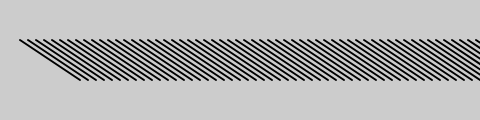
Frame 1 (no input)
Frame 60 (no input): identical to frame 1, image omitted
Frame 120 (the mouse pressed at the canvas centre since frame 60): identical to frame 1, image omitted

The p5.js sketch that drew this single still picture (run headless with seeded random() and noise() and a simulated clock; from frame 60 on, the mouse is pressed at the canvas centre):

// p5.js sketch
// ── sketch.js

function setup() {
  createCanvas(480, 120);
  strokeWeight(2);
}

function draw() {
  background(204);
  for (var i = 20; i < 600; i += 8){
    line(i, 40, i+ 60, 80);
  }
}
